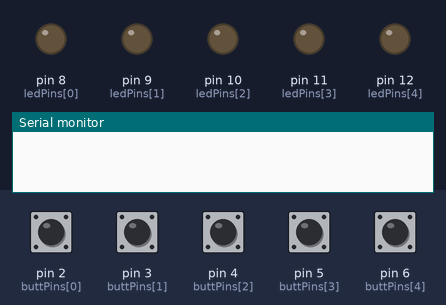
A sketch run on a simulated Arduino Uno, built with avr-gcc and run on an emulated ATmega328P. Shown: output pins drawn as LEDs (lit = HIGH), the last lines printed to the serial monitor. The test bench sets the inputs (shaded band); at power-on: pin 3 (buttPins[1]) HIGH, pin 2 (buttPins[0]), pin 4 (buttPins[2]), pin 5 (buttPins[3]), pin 6 (buttPins[4]) LOW. Random numbers use the default seed unless the sketch sets one. At 65.6 s the program stops and its outputs stay as they are.

Above: at 0.1 s.
At 3.73 s:
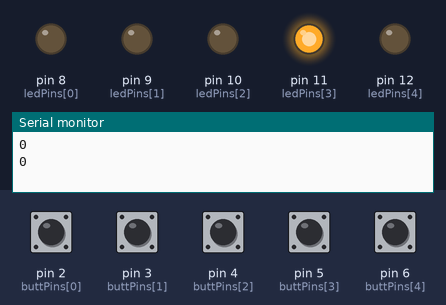
At 10.91 s:
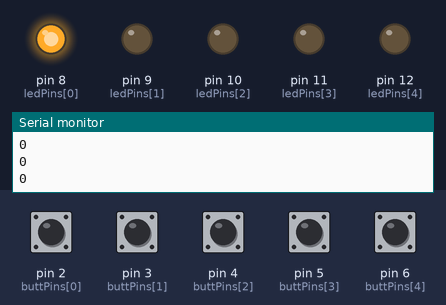
At 20.14 s:
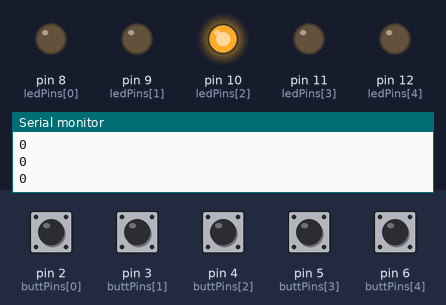
At 29.37 s:
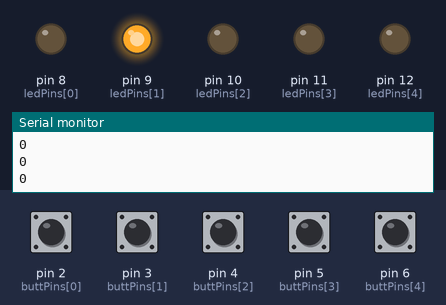
At 39.62 s:
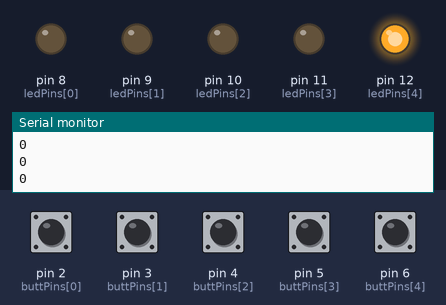
Timing chart, 0 to 40.0 s (numbered marks = the images above):
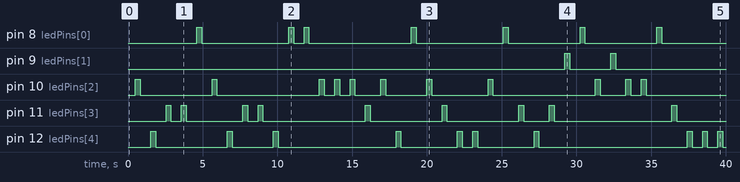

The sketch:

WhackAnLED.ino
```cpp
// Whack an LED

// Game variables
int rNum;        //random int choosing the random light to turn on
int wins=0;      //counting consecutive wins
int highScore=0; //saving the highest score of consecutive wins

// time to react
const int easy=1000;
const int medium=500;
const int hard=325;
const int xtreme=250;


int ledPins[]={8,9,10,11,12}; //initializing led's
int pinCount=5;
int buttPins[] = {2,3,4,5,6};
int buttCount = 5;

void setup() {


for (int thisPin = 0; thisPin < pinCount; thisPin++) { //assigning all the pins as outputs in a for loop
    pinMode(ledPins[thisPin], OUTPUT);
  }
for(int thisButt = 0; thisButt < buttCount; thisButt++){ //assigning all the buttons as inputs by for loop
    pinMode(buttPins[thisButt], INPUT);
  }
}

void loop() {
  Serial.begin(9600);
  digitalWrite(3,HIGH);
  rNum=random(0,5); //generating random choice
  delay(500);
  digitalWrite(ledPins[rNum], HIGH); //lighting the randomly chosen bulb
  delay(hard); //difficulty


  int buttonStates[5];

  for(int i = 0; i < 5; i++){
      buttonStates[i] = digitalRead(buttPins[i]);
    }

  digitalWrite(ledPins[rNum], LOW); //turning off the randomly selected bulb, after the button choice was made

  if (buttonStates[rNum] == HIGH) //checking if the user pressed the correct button of the lit bulb
  {
    wins++;
    //blinking green light indicating correct choice
    digitalWrite(7, HIGH);
    delay(100);
    digitalWrite(7, LOW);
    delay(100);
  }
  else
  {
    if (wins>highScore) {
        highScore=wins;
        wins=0;
  }
  //blinking red light indicating incorrect choice
      digitalWrite(13, HIGH);
      delay(100);
      digitalWrite(13, LOW);
      delay(100);
  }
  Serial.println(highScore);

  }
```

Measured:
- by itself, pin 8 (ledPins[0]): LOW → HIGH at 4.6 s, → LOW 0.33 s later, → HIGH 5.8 s later, → LOW 0.33 s later, … (14 changes in this stretch)
- by itself, pin 9 (ledPins[1]): LOW → HIGH at 29.2 s, → LOW 0.33 s later, → HIGH 2.8 s later, → LOW 0.33 s later, … (4 changes in this stretch)
- by itself, pin 10 (ledPins[2]): LOW → HIGH at 0.50 s, → LOW 0.33 s later, → HIGH 4.8 s later, → LOW 0.33 s later, … (22 changes in this stretch)
- by itself, pin 11 (ledPins[3]): LOW → HIGH at 2.6 s, → LOW 0.33 s later, → HIGH 0.70 s later, → LOW 0.33 s later, … (18 changes in this stretch)
- by itself, pin 12 (ledPins[4]): LOW → HIGH at 1.5 s, → LOW 0.33 s later, → HIGH 4.8 s later, → LOW 0.33 s later, … (20 changes in this stretch)
